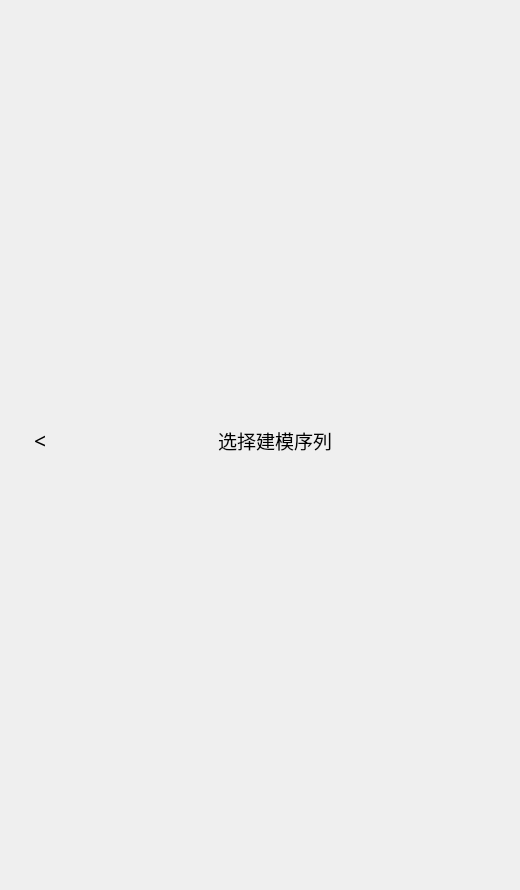
      <widget class="QWidget" name="tabModelSequence">
       <attribute name="title">
        <string>建模序列</string>
       </attribute>
       <widget class="QWidget" name="layoutWidget_4">
        <property name="geometry">
         <rect>
          <x>0</x>
          <y>0</y>
          <width>511</width>
          <height>881</height>
         </rect>
        </property>
        <layout class="QVBoxLayout" name="verticalLayout_5">
         <item>
          <layout class="QHBoxLayout" name="hLayoutSequence_3" stretch="1,8,1">
           <item>
            <widget class="QPushButton" name="btnBack2Struct">
             <property name="sizePolicy">
              <sizepolicy hsizetype="Minimum" vsizetype="Preferred">
               <horstretch>0</horstretch>
               <verstretch>0</verstretch>
              </sizepolicy>
             </property>
             <property name="font">
              <font>
               <family>微软雅黑 Light</family>
               <pointsize>16</pointsize>
              </font>
             </property>
             <property name="text">
              <string>&lt;</string>
             </property>
             <property name="flat">
              <bool>true</bool>
             </property>
            </widget>
           </item>
           <item>
            <widget class="QLabel" name="label_10">
             <property name="font">
              <font>
               <family>微软雅黑 Light</family>
               <pointsize>14</pointsize>
              </font>
             </property>
             <property name="text">
              <string>选择建模序列</string>
             </property>
             <property name="alignment">
              <set>Qt::AlignCenter</set>
             </property>
            </widget>
           </item>
           <item>
            <spacer name="horizontalSpacer_7">
             <property name="orientation">
              <enum>Qt::Horizontal</enum>
             </property>
             <property name="sizeHint" stdset="0">
              <size>
               <width>40</width>
               <height>20</height>
              </size>
             </property>
            </spacer>
           </item>
          </layout>
         </item>
        </layout>
       </widget>
      </widget>
